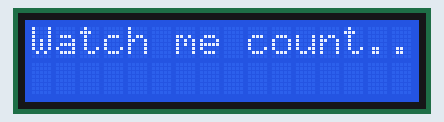
A sketch run on a simulated Arduino Uno, built with avr-gcc and run on an emulated ATmega328P. On the bench: 16×2 character LCD.

Above: at 0.1 s.
At 1.23 s:
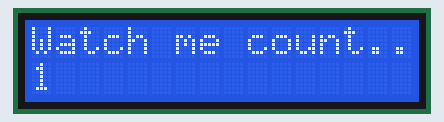
At 2.13 s:
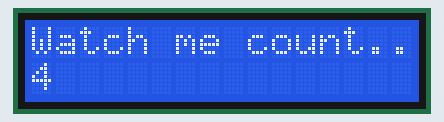
At 3.04 s:
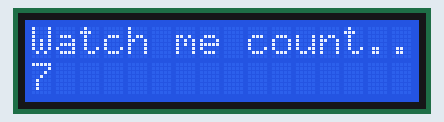
At 3.95 s:
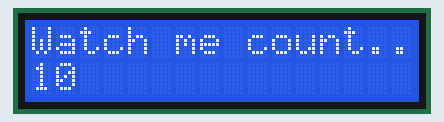

The sketch:

lcdDsiplay.ino
```cpp
#include <LiquidCrystal_I2C.h>
LiquidCrystal_I2C lcd(0x27, 16, 2);

void setup() {
  lcd.init();
  lcd.backlight();
}

void loop() {
  lcd.setCursor(0, 0);
  lcd.print("Watch me count..");
  delay(1000);
  for (int num = 1; num <= 10; num++) {
    lcd.setCursor(0, 1);
    lcd.print(num);
    delay(300);
  }
  lcd.clear();
}
```

Measured:
- by itself, everything shown: repeats every 4.0 s, in 12 steps
